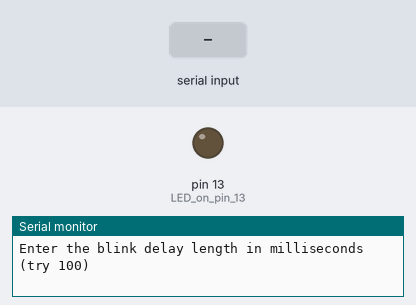
A sketch run on a simulated Arduino Uno, built with avr-gcc and run on an emulated ATmega328P. On the bench: output pins drawn as LEDs (lit = HIGH), the last lines printed to the serial monitor. Inputs (shaded band) come from the test bench.

Above: at 1.2 s.
1.3 s: "90,45\n" received over Serial
4.3 s: "30,150\n" received over Serial
At 5.87 s:
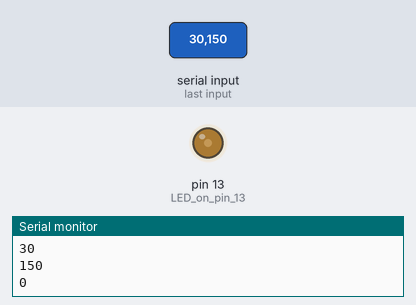
6.0 s: "200\n" received over Serial
At 6.13 s:
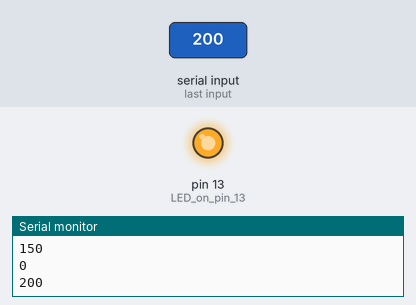
Timing chart, 0 to 9.0 s (numbered marks = the images above; inputs shaded):
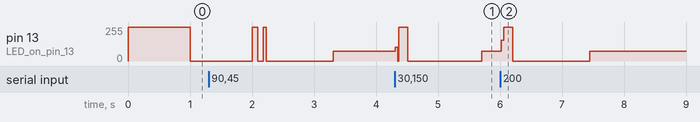

The sketch:

test.ino
```cpp
unsigned long blinkRate = 1000; //Default 1000 milliseconds between blinks

void setup() {
  pinMode(13,OUTPUT); // LED on pin 13
  Serial.begin(9600);   //Start the serial port
  Serial.println("Enter the blink delay length in milliseconds (try 100)");
}

void loop() {

    //If there is anything on the serial port for the Maker Board to read...
  if (Serial.available() > 0){
    //set blinkRate equal to the value you typed in the serial monitor
    blinkRate = Serial.parseInt();
    Serial.println(blinkRate);
  }

    digitalWrite(13,HIGH);
    delay(blinkRate);
    digitalWrite(13,LOW);
    delay(blinkRate);
 }
```

Measured:
- after the input at 4.3 s, pin 13 (LED_on_pin_13): 72/255 → 255/255 at once, → 0/255 0.20 s later, → 72/255 1.2 s later
- after the input at 6.0 s, pin 13 (LED_on_pin_13): 72/255 → 255/255 at once, → 0/255 0.18 s later, → 72/255 1.2 s later
